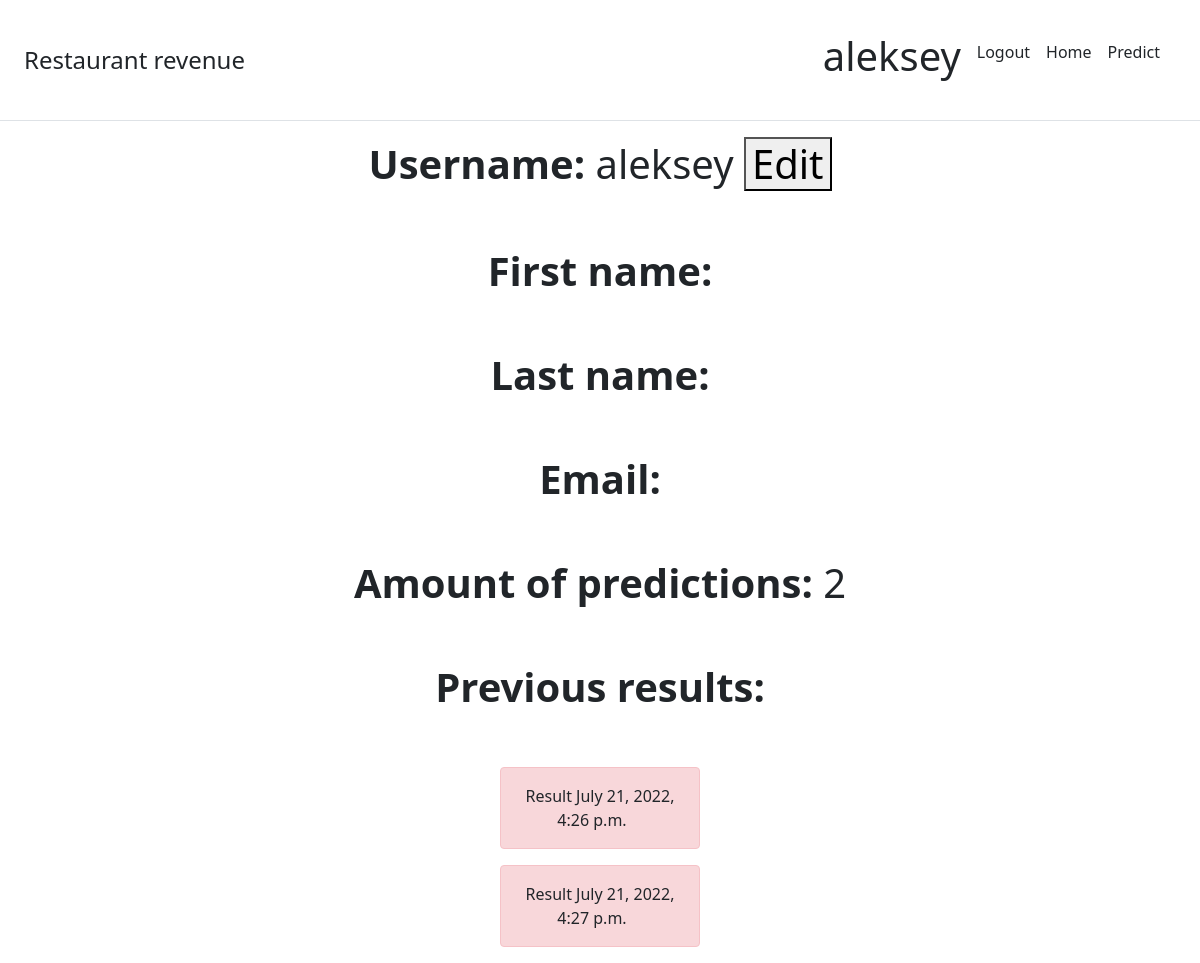
The page /user_profile/ (signed in) on the database as committed earlier.
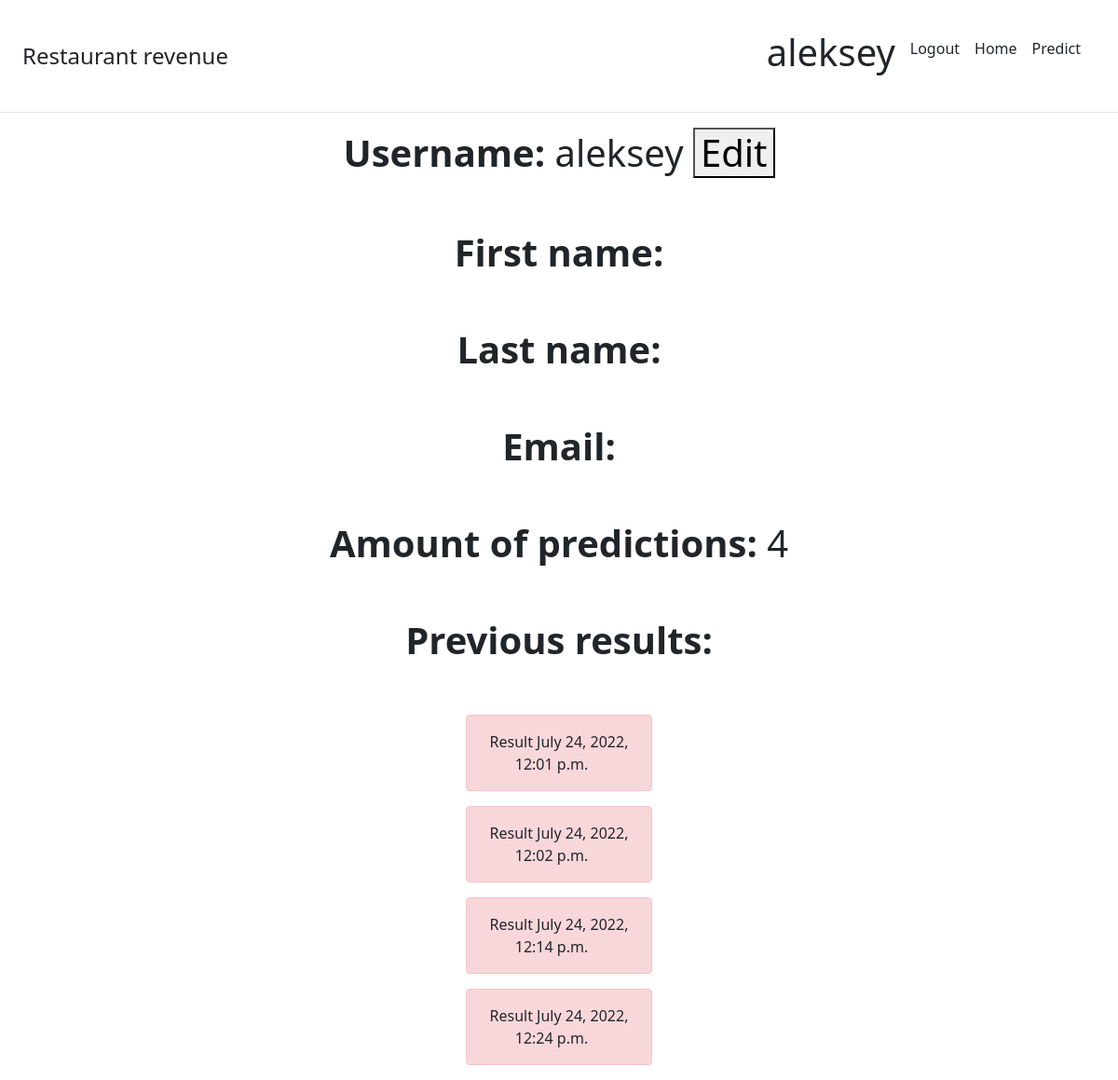
The same page on the database as committed later.
### users/models.py (models this page shows, shortened)
class UserProfile(models.Model):
    user = models.OneToOneField(User, on_delete=models.CASCADE)
    n_predict = models.IntegerField(default=0)

class ResultFiles(models.Model):
    user = models.ForeignKey(User, on_delete=models.CASCADE)
    result = models.CharField(max_length=100)
    created_at = models.DateTimeField(auto_now_add=True)

### users/views.py (the view)
# urls.py: path('user_profile/', views.profile, name='user_profile'),
def profile(request):
    if UserProfile.objects.filter(user_id=request.user.pk).exists():
        if UserProfile.objects.filter(user_id=request.user.pk).exists():
            user_n_predict = UserProfile.objects.get(user_id=request.user.pk)
            context_n_predict = user_n_predict
        else:
            user_current = UserProfile()
            user_current.user_id = request.user.pk
            user_current.n_predict = 0
            user_current.save()
            context_n_predict = user_current
        if ResultFiles.objects.filter(user_id=request.user.pk).exists():
            user_result_file = ResultFiles.objects.filter(user_id=request.user.pk)
            context_result_file = user_result_file
        else:
            user_current = ResultFiles()
            user_current.user_id = request.user.pk
            user_current.n_predict = 0
            user_current.save()
            context_result_file = user_current
        context = {'user_n_predict': context_n_predict, 'user_result_file': context_result_file}
        return render(request, "registration/user_profile.html", context)
    return render(request, "registration/user_profile.html")

### templates/registration/user_profile.html (shortened to what this page needs)
<!DOCTYPE html>
{% if user.is_authenticated %}
    <html lang="en">
    <head>
        <link rel="stylesheet" href="https://cdn.jsdelivr.net/npm/bootstrap@5.1.3/dist/css/bootstrap.min.css"
>
    </head>
    <body>
    <div class="d-flex flex-column flex-md-row align-items-center p-3 px-md-4 mb-3 border-bottom">
        <h5 class="my-0 mr-md-auto fs-4">Restaurant revenue</h5>
        <nav class="d-inline-flex mt-2 mt-md-0 ms-md-auto">
            {% if user.is_authenticated %}
                <h1 class="me-3 py-3">{{ user.username|default:'Guest' }}</h1>
                <a class="me-3 py-4 text-dark text-decoration-none" href="{% url 'logout' %}">Logout</a>
                <a class="me-3 py-4 text-dark text-decoration-none" href="{% url 'home' %}">Home</a>
                <a class="me-3 py-4 text-dark text-decoration-none" href="{% url 'prediction' user.pk %}">Predict</a>
            {% else %}
                <a class="me-3 py-4 text-dark text-decoration-none" href="{% url 'home' %}">Home</a>
                <a class="me-3 py-4 text-dark text-decoration-none" href="{% url 'signup' %}">Sign Up</a>
                <a class="me-3 py-4 text-dark text-decoration-none" href="{% url 'login' %}">Login</a>
            {% endif %}
        </nav>
    </div>
    <div align="center">
        <h1><strong>Username:</strong> {{ user.username }} <a href="{% url 'edit_profile' %}">
            <button class="button">Edit</button>
        </a>
        </h1>
        <br><br>
        <h1><strong>First name:</strong> {{ user.first_name }}</h1><br><br>
        <h1><strong>Last name:</strong> {{ user.last_name }}</h1><br><br>
        <h1><strong>Email:</strong> {{ user.email }}</h1><br><br>
        <h1><strong>Amount of predictions:</strong> {{ user_n_predict.n_predict }}</h1><br><br>
        <h1><strong>Previous results:</strong></h1><br><br>
        {% for file in user_result_file %}
            <div class="col-2">
                <div class="alert alert-danger">
                    <a class="me-3 py-4 text-dark text-decoration-none"
                       href="{% url 'show_data' file.pk %}">Result {{ file.created_at }}</a>
                </div>
            </div>
        {% endfor %}
    </div>
    </body>
    </html>
{% else %}
    <h1>Error, you need to login</h1>
    <a class="me-3 py-4 text-dark text-decoration-none" href="{% url 'login' %}">Login</a>
{% endif %}

Rows that differ between the two databases and show on the page:
removed UserProfile: n_predict "2"
removed ResultFiles: created_at "July 21, 2022, 4:26 p.m."
removed ResultFiles: created_at "July 21, 2022, 4:27 p.m."
added UserProfile: n_predict "4"
added ResultFiles: created_at "July 24, 2022, 12:01 p.m."
added ResultFiles: created_at "July 24, 2022, 12:02 p.m."
added ResultFiles: created_at "July 24, 2022, 12:14 p.m."
added ResultFiles: created_at "July 24, 2022, 12:24 p.m."
